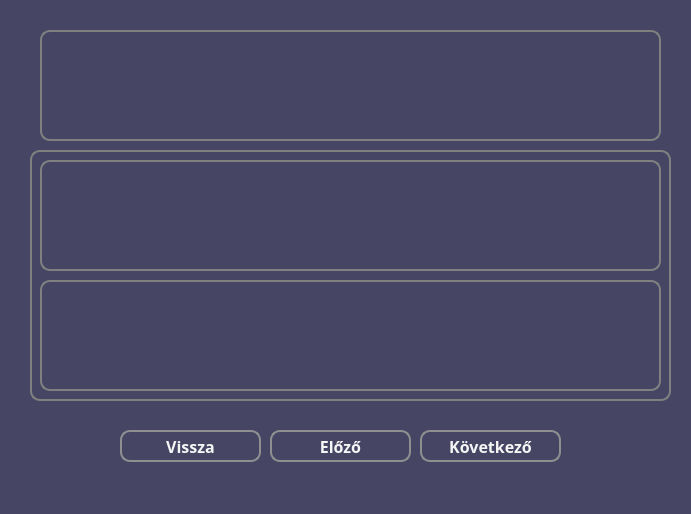
<?xml version="1.0" encoding="UTF-8"?>
<ui version="4.0">
 <class>MainWindow</class>
 <widget class="QMainWindow" name="MainWindow">
  <property name="geometry">
   <rect>
    <x>0</x>
    <y>0</y>
    <width>691</width>
    <height>514</height>
   </rect>
  </property>
  <property name="windowTitle">
   <string>Eredmény</string>
  </property>
  <property name="styleSheet">
   <string notr="true">* {
	background-color: rgb(70, 70, 100);
	font-size: 16pt;
	color: grey;
}</string>
  </property>
  <widget class="QWidget" name="centralwidget">
   <widget class="QWidget" name="widget" native="true">
    <property name="geometry">
     <rect>
      <x>0</x>
      <y>0</y>
      <width>691</width>
      <height>481</height>
     </rect>
    </property>
    <property name="styleSheet">
     <string notr="true">* {
	background-color: rgb(70, 70, 100);
    font-size: 16px;
    font-weight: bold;
}</string>
    </property>
    <widget class="QPushButton" name="nextButton">
     <property name="geometry">
      <rect>
       <x>420</x>
       <y>430</y>
       <width>141</width>
       <height>32</height>
      </rect>
     </property>
     <property name="font">
      <font>
       <family>Corbel</family>
       <pointsize>-1</pointsize>
       <bold>true</bold>
      </font>
     </property>
     <property name="styleSheet">
      <string notr="true">* {
	background-color: rgb(70, 70, 100);
	border: 2px solid #8f8f91;
	border-radius: 10px;
	color: whitesmoke;
}

*:hover {
	background-color: rgb(120, 120, 220);
	color: white;
}</string>
     </property>
     <property name="text">
      <string>Következő</string>
     </property>
    </widget>
    <widget class="QLabel" name="questionField">
     <property name="enabled">
      <bool>true</bool>
     </property>
     <property name="geometry">
      <rect>
       <x>40</x>
       <y>30</y>
       <width>621</width>
       <height>111</height>
      </rect>
     </property>
     <property name="font">
      <font>
       <family>Corbel</family>
       <pointsize>12</pointsize>
       <bold>true</bold>
      </font>
     </property>
     <property name="layoutDirection">
      <enum>Qt::LeftToRight</enum>
     </property>
     <property name="styleSheet">
      <string notr="true">* {
	border: 2px solid grey;
	border-radius: 10px;
	font-size: 12pt;
	color: whitesmoke;
}</string>
     </property>
     <property name="frameShape">
      <enum>QFrame::NoFrame</enum>
     </property>
     <property name="text">
      <string/>
     </property>
     <property name="textFormat">
      <enum>Qt::PlainText</enum>
     </property>
     <property name="scaledContents">
      <bool>true</bool>
     </property>
     <property name="alignment">
      <set>Qt::AlignCenter</set>
     </property>
    </widget>
    <widget class="QPushButton" name="backButton">
     <property name="geometry">
      <rect>
       <x>120</x>
       <y>430</y>
       <width>141</width>
       <height>32</height>
      </rect>
     </property>
     <property name="font">
      <font>
       <family>Corbel</family>
       <pointsize>-1</pointsize>
       <bold>true</bold>
      </font>
     </property>
     <property name="styleSheet">
      <string notr="true">* {
	background-color: rgb(70, 70, 100);
	border: 2px solid #8f8f91;
	border-radius: 10px;
	color: whitesmoke;
}

*:hover {
	background-color: rgb(120, 120, 220);
	color: white;
}</string>
     </property>
     <property name="text">
      <string>Vissza</string>
     </property>
    </widget>
    <widget class="QPushButton" name="previousButton">
     <property name="geometry">
      <rect>
       <x>270</x>
       <y>430</y>
       <width>141</width>
       <height>32</height>
      </rect>
     </property>
     <property name="font">
      <font>
       <family>Corbel</family>
       <pointsize>-1</pointsize>
       <bold>true</bold>
      </font>
     </property>
     <property name="styleSheet">
      <string notr="true">* {
	background-color: rgb(70, 70, 100);
	border: 2px solid #8f8f91;
	border-radius: 10px;
	color: whitesmoke;
}

*:hover {
	background-color: rgb(120, 120, 220);
	color: white;
}</string>
     </property>
     <property name="text">
      <string>Előző</string>
     </property>
    </widget>
    <widget class="QLabel" name="answerBox">
     <property name="enabled">
      <bool>true</bool>
     </property>
     <property name="geometry">
      <rect>
       <x>30</x>
       <y>150</y>
       <width>641</width>
       <height>251</height>
      </rect>
     </property>
     <property name="font">
      <font>
       <family>Corbel</family>
       <pointsize>12</pointsize>
       <bold>true</bold>
      </font>
     </property>
     <property name="layoutDirection">
      <enum>Qt::LeftToRight</enum>
     </property>
     <property name="styleSheet">
      <string notr="true">* {
	border: 2px solid grey;
	border-radius: 10px;
	font-size: 12pt;
	color: grey;
}</string>
     </property>
     <property name="frameShape">
      <enum>QFrame::NoFrame</enum>
     </property>
     <property name="text">
      <string/>
     </property>
     <property name="textFormat">
      <enum>Qt::PlainText</enum>
     </property>
     <property name="scaledContents">
      <bool>true</bool>
     </property>
     <property name="alignment">
      <set>Qt::AlignCenter</set>
     </property>
    </widget>
    <widget class="QLabel" name="userAnswerField">
     <property name="enabled">
      <bool>true</bool>
     </property>
     <property name="geometry">
      <rect>
       <x>40</x>
       <y>280</y>
       <width>621</width>
       <height>111</height>
      </rect>
     </property>
     <property name="font">
      <font>
       <family>Corbel</family>
       <pointsize>12</pointsize>
       <bold>true</bold>
      </font>
     </property>
     <property name="layoutDirection">
      <enum>Qt::LeftToRight</enum>
     </property>
     <property name="styleSheet">
      <string notr="true">* {
	border: 2px solid grey;
	border-radius: 10px;
	font-size: 12pt;
	color: whitesmoke;
}</string>
     </property>
     <property name="frameShape">
      <enum>QFrame::NoFrame</enum>
     </property>
     <property name="text">
      <string/>
     </property>
     <property name="textFormat">
      <enum>Qt::PlainText</enum>
     </property>
     <property name="scaledContents">
      <bool>true</bool>
     </property>
     <property name="alignment">
      <set>Qt::AlignCenter</set>
     </property>
    </widget>
    <widget class="QLabel" name="answerField">
     <property name="enabled">
      <bool>true</bool>
     </property>
     <property name="geometry">
      <rect>
       <x>40</x>
       <y>160</y>
       <width>621</width>
       <height>111</height>
      </rect>
     </property>
     <property name="font">
      <font>
       <family>Corbel</family>
       <pointsize>12</pointsize>
       <bold>true</bold>
      </font>
     </property>
     <property name="layoutDirection">
      <enum>Qt::LeftToRight</enum>
     </property>
     <property name="styleSheet">
      <string notr="true">* {
	border: 2px solid grey;
	border-radius: 10px;
	font-size: 12pt;
	color: whitesmoke;
}</string>
     </property>
     <property name="frameShape">
      <enum>QFrame::NoFrame</enum>
     </property>
     <property name="text">
      <string/>
     </property>
     <property name="textFormat">
      <enum>Qt::PlainText</enum>
     </property>
     <property name="scaledContents">
      <bool>true</bool>
     </property>
     <property name="alignment">
      <set>Qt::AlignCenter</set>
     </property>
    </widget>
   </widget>
  </widget>
  <widget class="QStatusBar" name="statusbar"/>
 </widget>
 <resources/>
 <connections/>
</ui>
